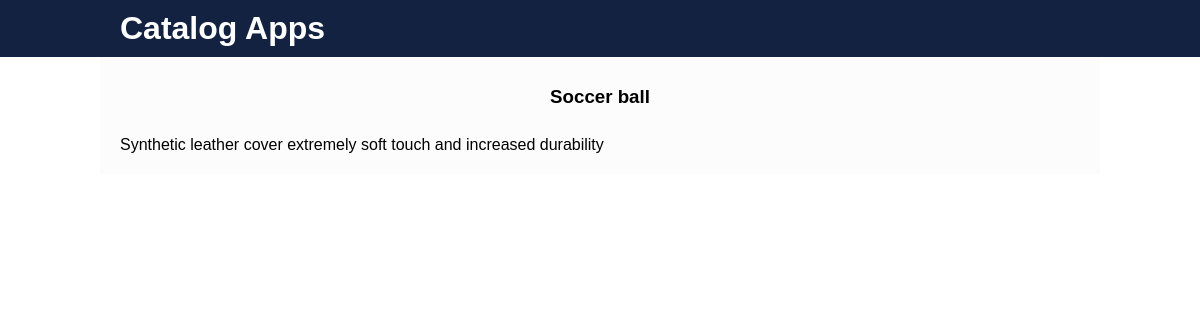
The app's page /itemDetails/1/ with its own data.
### app/models.py (models this page shows, shortened)
class Item(Base):
    __tablename__ = 'item'
    name = Column(String(80), nullable=False)
    id = Column(Integer, primary_key=True)
    description = Column(String(250))
    user_id = Column(String(64))
    category_id = Column(Integer, ForeignKey('category.id'))
    category = relationship(Category, lazy='subquery')

### app/views.py (the view)
@app.route('/itemDetails/<int:item_id>/')
def itemDetails(item_id):
    item = getDbSession().query(Item).filter_by(id=item_id).one()
    categories = getDbSession().query(Category).all()
    closeDbSession()
    return render_template('item_detail.html',
                           item=item, categories=categories)

### app/dbutils.py (called while the page is built)
def getDbSession():
    return db_session

def closeDbSession():
    db_session.close_all()

### app/templates/item_detail.html (shortened to what this page needs)
{% extends "base_layout.html" %}
{% block head %}
  {{ super() }}
{% endblock %}
{% block content %}
<div class="root_container vertical grey">
  <div class="center">
    <h3 class="center_title">{{item.name}}</h3>
  </div>
  <p class="text_element" >{{item.description}}</p>
</div>
{% endblock %}

### app/static/styles.css (style rules this page uses)
body { font-family: sans-serif; background-color: #ffffff; margin: 0px; }
p { margin: 10px; word-wrap: break-word; }
.root_container { max-width: 980px; margin:auto; padding: 10px; }
.vertical { display: flex; flex-direction: column; }
.grey { background-color:#FCFCFC; }
.center { display: flex; justify-content: center; }

### records on screen
Item: name "Soccer ball", description "Synthetic leather cover extremely soft touch and increased durability"
